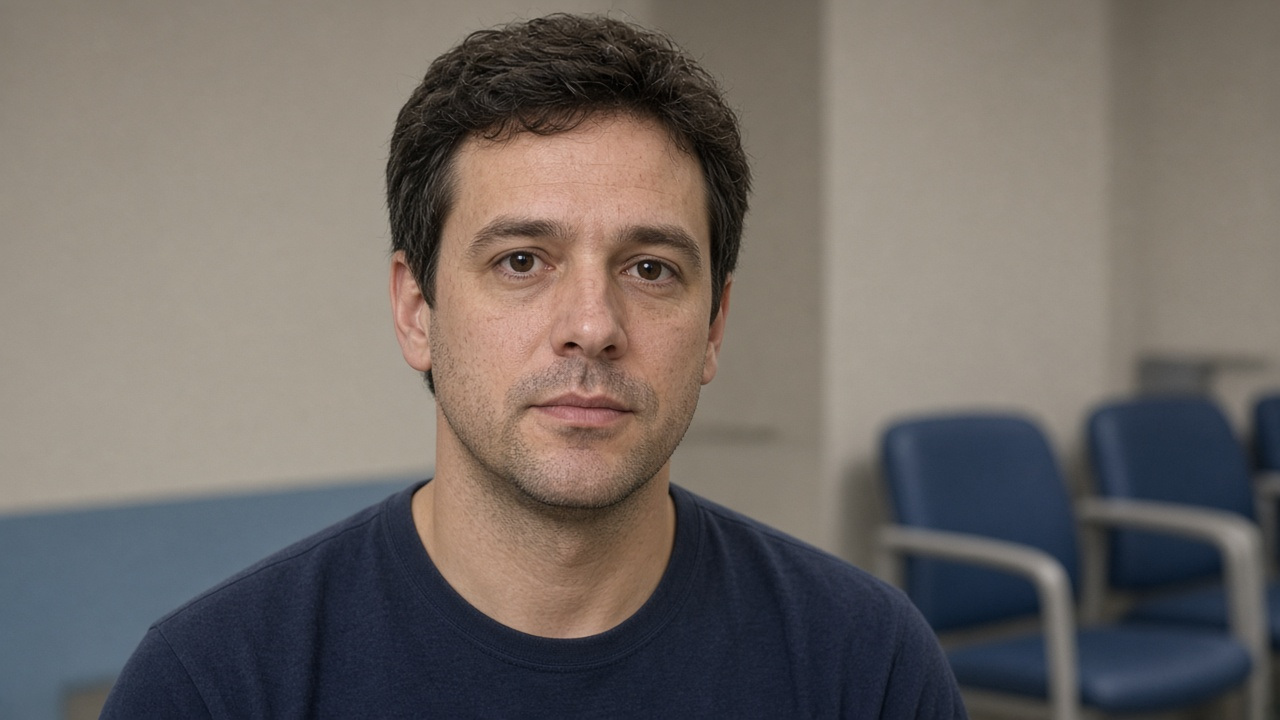
#> input picture fixtures/demo_plate.jpg, 1280 x 720 px
$ python generate_fixtures.py
#> lines starting #> are read from the running program, lines starting #| are printed output that depends on the picture; after the words box and inside, x2 and y2 are one past the last pixel; in counts of white or black regions, pixels touching at a corner belong together
#> in write_pulse_video, raw is the input picture: shape (720, 1280, 3); mean B, G, R 102, 106.4, 113.2
### app/synth.py
"""Optical fixtures. Pulse is injected into pixels; labels are not wearable GT."""

from __future__ import annotations

import json
from pathlib import Path

import cv2
import numpy as np


PLATE_NAME = "demo_plate.jpg"
REALISTIC_SIZE = (640, 360)


def draw_face_frame(
    width: int,
    height: int,
    t_seconds: float,
    pulse_hz: float,
    *,
    motion_px: float = 0.0,
    dark: bool = False,
) -> np.ndarray:
    frame = np.full((height, width, 3), 30 if dark else 70, dtype=np.uint8)
    if dark:
        return frame
    cx = int(width * 0.5 + motion_px)
    cy = int(height * 0.48)
    face_w, face_h = int(width * 0.34), int(height * 0.52)
    pulse = 0.5 * np.sin(2 * np.pi * pulse_hz * t_seconds)
    skin_b = int(np.clip(145 + 18 * pulse, 0, 255))
    skin_g = int(np.clip(175 + 28 * pulse, 0, 255))
    skin_r = int(np.clip(210 + 16 * pulse, 0, 255))
    cv2.ellipse(frame, (cx, cy), (face_w, face_h), 0, 0, 360, (skin_b, skin_g, skin_r), -1)
    cv2.ellipse(frame, (cx - face_w // 3, cy - face_h // 5), (18, 10), 0, 0, 360, (20, 20, 20), -1)
    cv2.ellipse(frame, (cx + face_w // 3, cy - face_h // 5), (18, 10), 0, 0, 360, (20, 20, 20), -1)
    cv2.ellipse(frame, (cx, cy + face_h // 4), (40, 16), 0, 0, 180, (40, 40, 80), 3)
    return frame


def _skin_mask(plate: np.ndarray) -> tuple[np.ndarray, dict[str, float]]:
    """Mask forehead/cheeks so the injected pulse lands on the same ROIs Core reads."""
    height, width = plate.shape[:2]
#> height = 360; width = 640
    mask = np.zeros((height, width), dtype=np.uint8)
    fallback = {"x": 0.22, "y": 0.12, "w": 0.56, "h": 0.70}
    try:
        from app.vision.face_landmarks import FaceLandmarkService
        from app.vision.roi import extract_named_rois
    except Exception:
        cv2.ellipse(mask, (width // 2, int(height * 0.48)), (int(width * 0.16), int(height * 0.28)), 0, 0, 360, 255, -1)
        return mask, fallback

    svc = FaceLandmarkService(live=False)
    svc.open()
    landmarks = svc.detect(plate, 1.0)
#> landmarks = None
    svc.close()
    if landmarks is None or len(landmarks) < 100:
        cv2.ellipse(mask, (width // 2, int(height * 0.48)), (int(width * 0.16), int(height * 0.28)), 0, 0, 360, 255, -1)
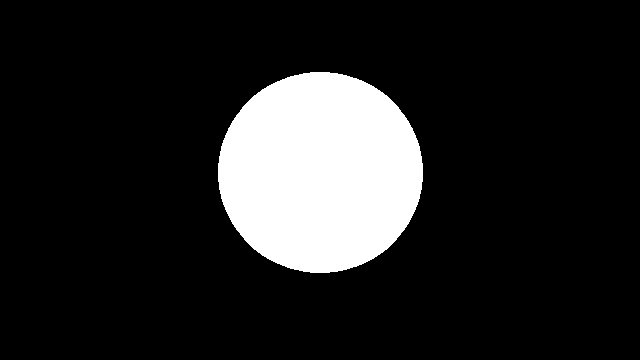
#> mask: shape (360, 640); 14% white; 1 white region, box (x1, y1, x2, y2) and area: (218, 72, 423, 273) 32327
        return mask, fallback

    rois = extract_named_rois(plate, landmarks)
    for poly, _sample in rois.values():
        if poly is not None:
            cv2.fillConvexPoly(mask, poly.astype(np.int32), 255)
    xs, ys = landmarks[:, 0], landmarks[:, 1]
    x0, y0, x1, y1 = float(xs.min()), float(ys.min()), float(xs.max()), float(ys.max())
    cv2.ellipse(
        mask,
        (int((x0 + x1) / 2), int((y0 + y1) / 2)),
        (max(8, int((x1 - x0) * 0.40)), max(8, int((y1 - y0) * 0.46))),
        0,
        0,
        360,
        255,
        -1,
    )
    mask = cv2.dilate(mask, cv2.getStructuringElement(cv2.MORPH_ELLIPSE, (15, 15)))
    return mask, {
        "x": max(0.0, x0 / width - 0.02),
        "y": max(0.0, y0 / height - 0.02),
        "w": min(1.0, (x1 - x0) / width + 0.04),
        "h": min(1.0, (y1 - y0) / height + 0.04),
    }


def _modulate_plate(plate: np.ndarray, mask: np.ndarray, t_seconds: float, pulse_hz: float) -> np.ndarray:
    pulse = 0.5 * np.sin(2 * np.pi * pulse_hz * t_seconds)
    # Same optical amplitude as the old ellipse fixture so POS/CHROM still sees a peak.
    delta = np.array([18.0, 28.0, 16.0], dtype=np.float32) * pulse
    frame = plate.astype(np.float32)
    selected = mask > 0
    frame[selected] = np.clip(frame[selected] + delta, 0.0, 255.0)
    return frame.astype(np.uint8)


def write_pulse_video(
    path: Path,
    *,
    fps: float = 30.0,
    size: tuple[int, int] = (320, 240),
    segments: list[tuple[float, float]],
    motion: bool = False,
    dark: bool = False,
    plate_path: Path | None = None,
) -> dict[str, float] | None:
    path.parent.mkdir(parents=True, exist_ok=True)
    plate = None
    mask = None
    skin_patch = None
    if plate_path is not None and Path(plate_path).is_file() and not dark:
        raw = cv2.imread(str(plate_path))
        if raw is not None:
            plate = cv2.resize(raw, size, interpolation=cv2.INTER_AREA)
            mask, skin_patch = _skin_mask(plate)
#> skin_patch = {'x': 0.22, 'y': 0.12, 'w': 0.56, 'h': 0.7}

    writer = cv2.VideoWriter(str(path), cv2.VideoWriter_fourcc(*"mp4v"), fps, size)
    if not writer.isOpened():
        raise RuntimeError(f"Could not create video {path}")
    t = 0.0
    dt = 1.0 / fps
    for duration, hz in segments:
        end = t + duration
        while t < end - 1e-9:
            if plate is not None and mask is not None:
                frame = _modulate_plate(plate, mask, t, hz)
            else:
                shift = 40 * np.sin(2 * np.pi * 1.7 * t) if motion else 0.0
                frame = draw_face_frame(size[0], size[1], t, hz, motion_px=shift, dark=dark)
            writer.write(frame)
            t += dt
#> this loop made 2 passes
    writer.release()
    return skin_patch


def write_sidecar(path: Path, payload: dict) -> Path:
    sidecar = path.with_suffix(".json")
    sidecar.write_text(json.dumps(payload, indent=2), encoding="utf-8")
    return sidecar


CONTROLLED_META = {
    "kind": "synthetic_pulse",
    "description": "Photorealistic seated-patient plate with injected optical pulse. Not a clinical recording.",
    "baseline_bpm": 72,
    "changed_bpm": 110,
    "change_at_seconds": 28.0,
    "skin_patch": {"x": 0.22, "y": 0.12, "w": 0.56, "h": 0.70},
}


def generate_repo_fixtures(fixtures_dir: Path) -> dict[str, Path]:
    controlled = fixtures_dir / "controlled_change.mp4"
    stable = fixtures_dir / "stable_seated.mp4"
    no_face = fixtures_dir / "no_face.mp4"
    plate = fixtures_dir / PLATE_NAME
    size = REALISTIC_SIZE if plate.is_file() else (320, 240)

    skin = write_pulse_video(controlled, size=size, plate_path=plate, segments=[(28.0, 1.2), (42.0, 1.833)])
    meta = dict(CONTROLLED_META)
    if skin:
        meta["skin_patch"] = skin
        meta["plate"] = PLATE_NAME
    write_sidecar(controlled, meta)

    skin_stable = write_pulse_video(stable, size=size, plate_path=plate, segments=[(20.0, 1.2)])
    stable_meta = {
        "kind": "synthetic_pulse",
        "description": "Photorealistic plate with a stable injected 72 BPM pulse. Not a wearable recording.",
        "baseline_bpm": 72,
        "skin_patch": skin_stable or {"x": 0.22, "y": 0.12, "w": 0.56, "h": 0.70},
    }
    if plate.is_file():
        stable_meta["plate"] = PLATE_NAME
    write_sidecar(stable, stable_meta)

    write_pulse_video(no_face, segments=[(3.0, 1.2)], dark=True)
#> after the loop in write_pulse_video (call 3), `for duration, hz in segments:`: frame: shape (240, 320, 3); every value is 30
    write_sidecar(no_face, {"kind": "no_face", "description": "Dark frames. No face, no pulse."})
    return {"controlled_change": controlled, "stable_seated": stable, "no_face": no_face}

### app/vision/face_landmarks.py
"""MediaPipe Face Landmarker. VIDEO mode for webcam and files (monotonic timestamps)."""

from __future__ import annotations

from pathlib import Path

import cv2
import numpy as np

from app import config


# [5 lines left out: function _mp_image, not called in this run]


class FaceLandmarkService:
    def __init__(self, model_path: Path | None = None, *, live: bool = False) -> None:
        self.model_path = Path(model_path or config.FACE_LANDMARKER_MODEL)
        self.live = live
        self._landmarker = None
        self._available = self.model_path.is_file()
        self._last_error: str | None = None
        self._last_ts = -1

    @property
    def available(self) -> bool:
        return self._available

    def open(self) -> None:
        if not self._available:
            self._last_error = f"Face landmarker model missing: {self.model_path}"
            return
        try:
            from mediapipe.tasks.python.core.base_options import BaseOptions
            from mediapipe.tasks.python.vision import FaceLandmarker, FaceLandmarkerOptions, RunningMode
        except Exception as exc:
            self._last_error = str(exc)
            self._available = False
            return

        options = FaceLandmarkerOptions(
            base_options=BaseOptions(model_asset_path=str(self.model_path)),
            running_mode=RunningMode.VIDEO,
            num_faces=1,
            min_face_detection_confidence=0.4,
            min_face_presence_confidence=0.4,
            min_tracking_confidence=0.4,
            output_face_blendshapes=False,
            output_facial_transformation_matrixes=False,
        )
        try:
            self._landmarker = FaceLandmarker.create_from_options(options)
        except Exception as exc:
            self._last_error = str(exc)
            self._available = False
            self._landmarker = None
            return
        self._last_ts = -1

    def close(self) -> None:
        if self._landmarker is not None:
            self._landmarker.close()
            self._landmarker = None

    def detect(self, frame_bgr: np.ndarray, timestamp_ms: float) -> np.ndarray | None:
        if self._landmarker is None:
            return None
        ts = int(timestamp_ms)
        if ts <= self._last_ts:
            ts = self._last_ts + 1
        self._last_ts = ts
        try:
            result = self._landmarker.detect_for_video(_mp_image(frame_bgr), ts)
        except Exception as exc:
            self._last_error = str(exc)
            return None
        if result is None or not result.face_landmarks:
            return None
        h, w = frame_bgr.shape[:2]
        lms = result.face_landmarks[0]
        return np.array([[lm.x * w, lm.y * h] for lm in lms], dtype=np.float32)

    def __enter__(self) -> "FaceLandmarkService":
        self.open()
        return self

    def __exit__(self, exc_type, exc, tb) -> None:
        self.close()

### scripts/generate_fixtures.py
#!/usr/bin/env python3
"""Generate synthetic optical fixtures used by Guided Demo and tests."""

from pathlib import Path
import sys

ROOT = Path(__file__).resolve().parents[1]
sys.path.insert(0, str(ROOT))

from app.synth import generate_repo_fixtures  # noqa: E402


def main() -> None:
    paths = generate_repo_fixtures(ROOT / "fixtures")
    for name, path in paths.items():
        print(f"{name}: {path} ({path.stat().st_size} bytes)")


if __name__ == "__main__":
#> (the run stopped early here; a loop or call above may not have finished)
